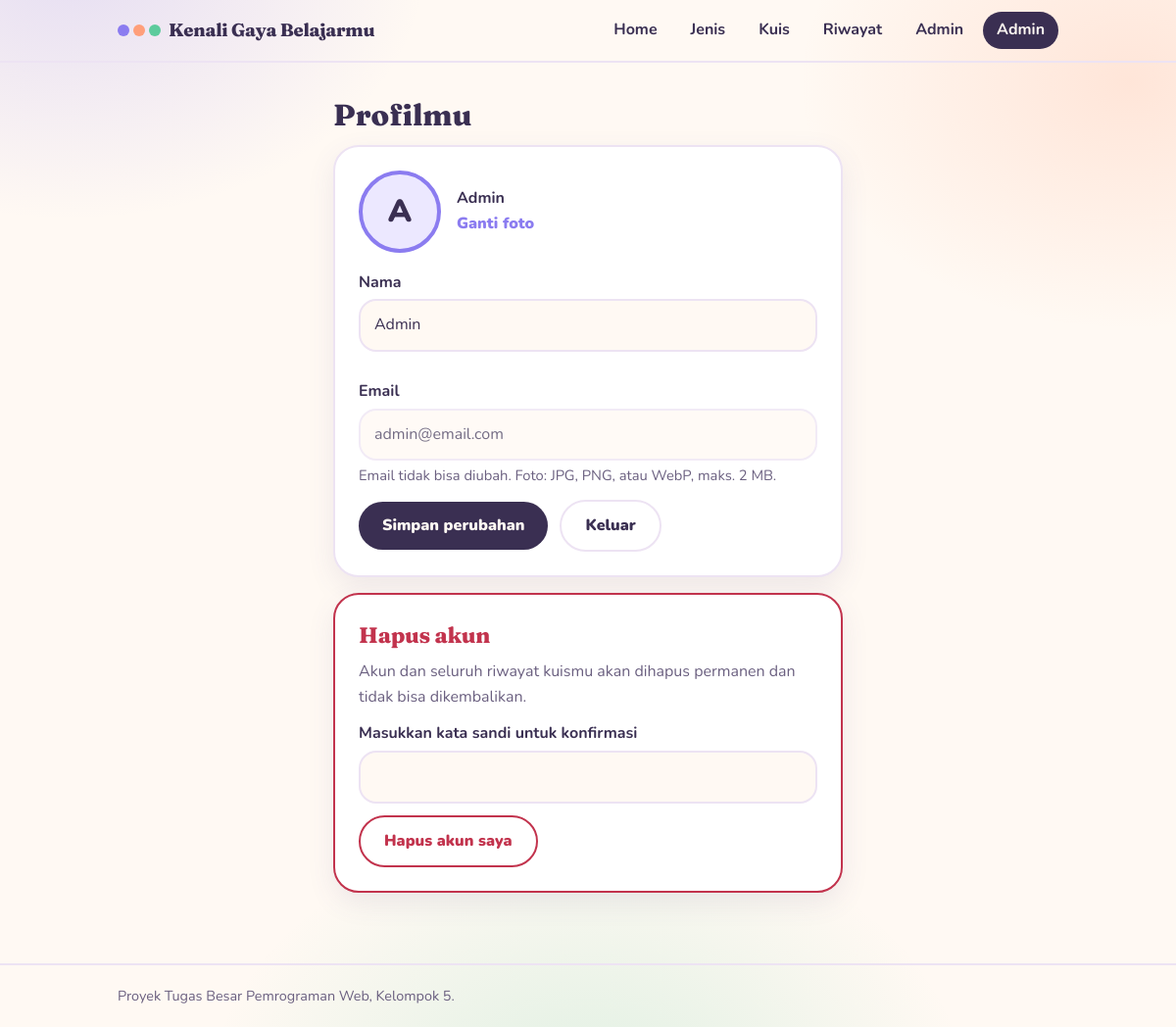
The page /profil.php (signed in) on the database its author committed.
### tables this page shows
CREATE TABLE `users` (
  `id` int(11) NOT NULL,
  `nama` varchar(60) NOT NULL,
  `email` varchar(100) NOT NULL,
  `password_hash` varchar(255) NOT NULL,
  `role` enum('user','admin') NOT NULL DEFAULT 'user',
  `foto` varchar(255) DEFAULT NULL,
  `dibuat_pada` datetime NOT NULL DEFAULT current_timestamp()
);

### config/koneksi.php (called while the page is built, shortened)
<?php
function url(string $path): string {
    return BASE_URL . $path;
}
function e(?string $s): string {
    return htmlspecialchars((string)$s, ENT_QUOTES, 'UTF-8');
}

### profil.php (the view, shortened to what this page needs)
<?php
require __DIR__ . '/config/koneksi.php';
$uid = $_SESSION['user']['id'];
function ambil_user(mysqli $db, int $uid): array {
    $stmt = $db->prepare('SELECT nama, email, password_hash, foto FROM users WHERE id = ?');
    $stmt->bind_param('i', $uid);
    $stmt->execute();
    return $stmt->get_result()->fetch_assoc();
}
$user  = ambil_user($db, $uid);
require __DIR__ . '/includes/header.php';
?>
<div class="narrow" style="max-width:520px">
  <h1 class="s">Profilmu</h1>
  <form class="card" method="post" enctype="multipart/form-data" novalidate>
    <div class="who">
      <div class="ava" id="ava" aria-hidden="true">
        <?php if ($user['foto']): ?>
          <img alt="" src="<?= BASE_URL ?>/uploads/<?= e(basename($user['foto'])) ?>">
        <?php else: ?>
          <?= e(mb_strtoupper(mb_substr($user['nama'], 0, 1))) ?>
        <?php endif; ?>
      </div>
      <div>
        <strong><?= e($user['nama']) ?></strong><br>
        <label class="file">Ganti foto<input type="file" id="foto" name="foto" accept="image/jpeg,image/png,image/webp"></label>
      </div>
    </div>
    <label class="l" for="nama">Nama</label>
    <input class="t" id="nama" name="nama" value="<?= e($user['nama']) ?>" autocomplete="name">
    <div class="err"></div>
    <label class="l" for="email">Email</label>
    <input class="t" id="email" value="<?= e($user['email']) ?>" readonly aria-describedby="petunjuk">
    <div class="hint" id="petunjuk" style="margin-bottom:12px">Email tidak bisa diubah. Foto: JPG, PNG, atau WebP, maks. 2 MB.</div>
    <div class="actions" style="justify-content:flex-start;align-items:center">
      <button class="btn" type="submit">Simpan perubahan</button>
      <a class="btn ghost" href="<?= e(url('/keluar.php')) ?>">Keluar</a>
    </div>
  </form>
  <form class="card danger" method="post" onsubmit="return confirm('Yakin hapus akun? Ini tidak bisa dibatalkan.')">
    <h2>Hapus akun</h2>
    <p>Akun dan seluruh riwayat kuismu akan dihapus permanen dan tidak bisa dikembalikan.</p>
    <label class="l" for="sandi">Masukkan kata sandi untuk konfirmasi</label>
    <input class="t" id="sandi" name="sandi" type="password" required autocomplete="current-password" style="margin-bottom:12px">
    <button class="btn red" type="submit">Hapus akun saya</button>
  </form>
</div>
<?php require __DIR__ . '/includes/footer.php'; ?>

### includes/header.php (shortened to what this page needs)
<?php
$halaman  = basename($_SERVER['SCRIPT_NAME']);
$pengguna = $_SESSION['user'] ?? null;
function nav_item(string $href, string $label, bool $aktif): string {
    return '<a href="' . e(url($href)) . '"' . ($aktif ? ' aria-current="page"' : '') . '>' . e($label) . '</a>';
}
?>
<!DOCTYPE html>
<html lang="id">
<head>
  <link rel="stylesheet" href="<?= BASE_URL ?>/assets/style.css?v=<?= (int)@filemtime(__DIR__ . '/../assets/style.css') ?>">
</head>
<body>
<header><div class="wrap"><nav aria-label="Navigasi utama">
  <a href="<?= e(url('/')) ?>" class="logo"><span class="dots" aria-hidden="true"><i style="background:var(--blue)"></i><i style="background:var(--yellow)"></i><i style="background:var(--green)"></i></span>Kenali Gaya Belajarmu</a>
  <div class="links">
    <?= nav_item('/', 'Home', $halaman === 'index.php') ?>
    <?= nav_item('/jenis.php', 'Jenis', $halaman === 'jenis.php') ?>
    <?= nav_item('/kuis.php', 'Kuis', in_array($halaman, ['kuis.php', 'hasil.php'], true)) ?>
    <?= nav_item('/riwayat.php', 'Riwayat', $halaman === 'riwayat.php') ?>
    <?php if ($pengguna && $pengguna['role'] === 'admin'): ?>
      <?= nav_item('/admin/pertanyaan.php', 'Admin', in_array($halaman, ['pertanyaan.php', 'gaya.php'], true)) ?>
    <?php endif; ?>
    <?php if ($pengguna): ?>
      <?= nav_item('/profil.php', explode(' ', trim($pengguna['nama']))[0], $halaman === 'profil.php') ?>
    <?php else: ?>
      <?= nav_item('/masuk.php', 'Masuk', in_array($halaman, ['masuk.php', 'daftar.php'], true)) ?>
    <?php endif; ?>
  </div>
</nav></div></header>
<main class="wrap">

### assets/style.css (style rules this page uses)
:root { box-sizing:border-box;padding-top:env(safe-area-inset-top,0px);padding-bottom:env(safe-area-inset-bottom,0px); --bg:#FFF9F3;--surface:#FFFFFF;--text:#3A2F52;--muted:#6B6080;--line:#EDE3F3; --blue:#8B7CF0;--yellow:#FF9F7A;--green:#5CCB9C;--err:#C2334D;--ok:#23825B; --blue-soft:#ECE8FF;--yellow-soft:#FFE9DE;--green-soft:#DDF6EA; }
html { scroll-padding-top:env(safe-area-inset-top,0px) }
* { box-sizing:border-box }
body { margin:0;background:var(--bg);color:var(--text);font-family:'Nunito',system-ui,-apple-system,'Segoe UI',sans-serif;line-height:1.6 }
a { color:inherit;text-decoration:none }
.wrap { max-width:1000px;margin:0 auto;padding:0 20px }
header { border-bottom:2px solid var(--line) }
nav { display:flex;align-items:center;justify-content:space-between;gap:12px;padding:12px 0;flex-wrap:wrap }
.logo { font-weight:900;display:flex;align-items:center;gap:8px }
.dots { display:inline-flex;gap:4px }
.dots i { width:12px;height:12px;border-radius:50%;display:block }
.links { display:flex;gap:6px;align-items:center;flex-wrap:wrap }
.links a { font-weight:700;padding:6px 14px;border-radius:999px }
.links a[aria-current="page"] { background:var(--blue);color:#fff }
.btn { display:inline-block;border:0;cursor:pointer;font:inherit;font-weight:900;padding:12px 24px;border-radius:999px;background:var(--blue);color:#fff }
.btn.ghost { background:transparent;color:var(--text);border:2px solid var(--line) }
.btn.red { background:transparent;color:var(--err);border:2px solid var(--err) }
.actions { display:flex;justify-content:space-between;gap:12px;margin-top:12px;flex-wrap:wrap }
.narrow { max-width:560px;margin:0 auto }
h1 { font-size:clamp(1.8rem,4.5vw,3rem);line-height:1.15;margin:0 0 14px;font-weight:900;letter-spacing:-.01em }
h1.s { font-size:1.6rem;letter-spacing:0 }
h2 { font-size:1.15rem;margin:22px 0 8px }
.card { background:var(--surface);border:2px solid var(--line);border-radius:28px;padding:24px;margin-bottom:16px }
.err { color:var(--err);font-size:.88rem;min-height:1.3em;margin-bottom:6px }
label.l { display:block;font-weight:700;margin-bottom:4px }
input.t { width:100%;font:inherit;color:var(--text);background:var(--bg);border:2px solid var(--line);border-radius:14px;padding:12px 14px;margin-bottom:4px }
input.t[readonly] { opacity:.7 }
.hint { color:var(--muted);font-size:.92rem;margin:0 0 6px }
.who { display:flex;align-items:center;gap:16px;margin-bottom:18px }
.ava { width:84px;height:84px;border-radius:50%;background:var(--blue-soft);border:4px solid var(--blue);display:grid;place-items:center;font-size:2rem;font-weight:900;overflow:hidden;flex:none }
.file { font-weight:900;color:var(--blue);cursor:pointer;display:inline-block }
.danger { border-color:var(--err) }
.danger h2 { color:var(--err);margin:0 0 6px }
.danger p { margin:0 0 12px;color:var(--muted) }
body { background-image:repeating-linear-gradient(to bottom,transparent 0,transparent 31px,rgba(92,64,51,.08) 31px,rgba(92,64,51,.08) 32px) }
h1,h2,h3,.logo { font-family:'Caveat','Segoe Print','Comic Sans MS',cursive;font-weight:700;letter-spacing:0 }
.logo { font-size:1.6rem }
h1 { font-size:clamp(2.6rem,7vw,4rem);line-height:1.05 }
h1.s { font-size:2.4rem }
h2 { font-size:1.7rem }
.card,.panel,.type,.badge,.box,.item,.empty,.steps li,#out { border-radius:12px }
.card,.item,.steps li { box-shadow:3px 4px 0 var(--line) }
.btn,.opt,.links a,.tabs button,input.t { border-radius:10px }
.btn { background:var(--text);color:var(--bg) }
.links a[aria-current="page"] { background:var(--text);color:var(--bg) }
body { background-image:radial-gradient(520px 380px at 6% -4%,rgba(139,124,240,.22),transparent 70%),radial-gradient(480px 360px at 96% 8%,rgba(255,159,122,.22),transparent 70%),radial-gradient(560px 420px at 50% 108%,rgba(92,203,156,.20),transparent 70%);background-attachment:fixed }
h1,h2,h3,.logo { font-family:'Fraunces',Georgia,'Times New Roman',serif;font-weight:800;letter-spacing:-.01em }
.logo { font-size:1.15rem }
h1 { font-size:clamp(2.2rem,6vw,3.5rem);line-height:1.12 }
h1.s { font-size:1.9rem }
h2 { font-size:1.4rem }
.card,.panel,.type,.badge,.box,.item,.empty,#out { border-radius:26px }
.card,.item { box-shadow:0 10px 28px rgba(91,75,138,.10) }
.btn,.opt,.links a,.seg,.seg button,input.t { border-radius:999px }
.opt,input.t { border-radius:18px }
main.wrap { padding-top:36px;padding-bottom:56px }

### rows shown on the page
users: nama "Admin", nama "A", email "admin@email.com"

### other values the page prints
$label "Home Jenis Kuis Riwayat Admin"
